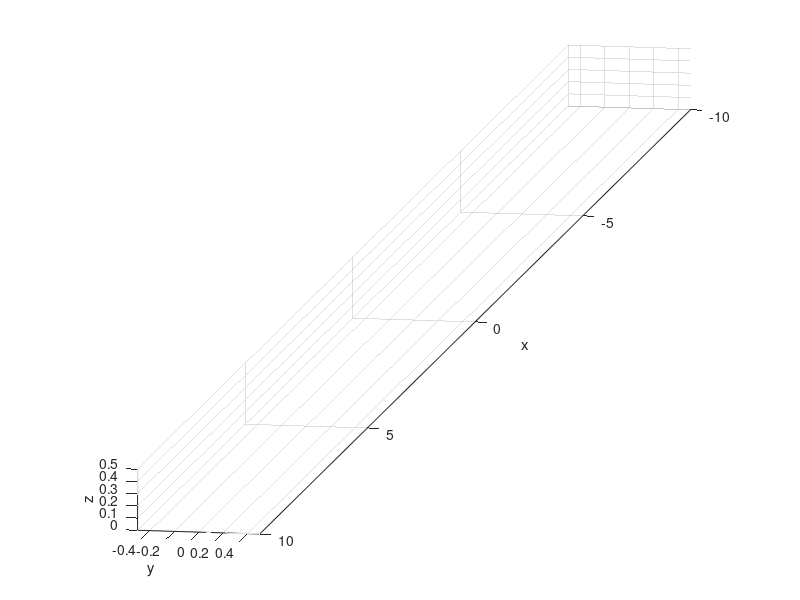

MATLAB code to generate this figure: (Note: this script raises an error after producing the figure.)
clear all
close all

mu=0.5;
theta=0;
phi=pi./2;
noOfSteps = 20;
deltaT = 0.01;

L=20;
spin_spacing=1;
no_of_spins=(L./spin_spacing)+1;

vecMus=zeros(3,no_of_spins);

for i = 1:no_of_spins
    vecMus(1:3,i) = mu*[cos(phi)*sin(theta)+((2.*i)-(no_of_spins+1)) sin(phi)*sin(theta) cos(theta)]';
end
vecMu = mu*[cos(phi)*sin(theta)+10 sin(phi)*sin(theta) cos(theta)]';

h = figure;
h1=subplot(1,1,1)
hold on;
axis equal;
view(100, 10);
xlabel('x');
ylabel('y');
zlabel('z');
xlim([-L./2 L./2]);
ylim([-0.5 0.5]);
zlim([0 0.5]);
grid on;

% h4 = subplot(2,2,4);
% hold on;
% xlabel('time (ms)');
% ylabel('\mu_y''');
% xlim([0, noOfSteps*deltaT./2]);
% ylim([-0.5 0.5]);
% grid on; 

t=0;

for i=0:noOfSteps-1
    
    t=(i+1).*0.016;
    
    theta=pi./40;
    [vecMu(1),vecMu(2),vecMu(3)]=x_rotation(vecMu(1),vecMu(2),vecMu(3),theta);
    
    for i = 1:no_of_spins
        [vecMus(1,i),vecMus(2,i),vecMus(3,i)]=x_rotation(vecMus(1,i),vecMus(2,i),vecMus(3,i),theta);
    end
    
%     hVecMu = plotSpin3D(t,h1, vecMu);
    j=size(vecMus);
    k=j(2)

    hVecMu = plotSpin3D_1Dline(no_of_spins,t,h1, vecMus);
    pause(0.1);
        
%     h_muy_t = plotSpinh_muy_t(h4,vecMu,t);   
    
    ClearLinesFromAxes(h1);
end
plotSpin3D_1Dline(no_of_spins,t,h1, vecMus);
% plotSpinh_muy_t(h4,vecMu,t);